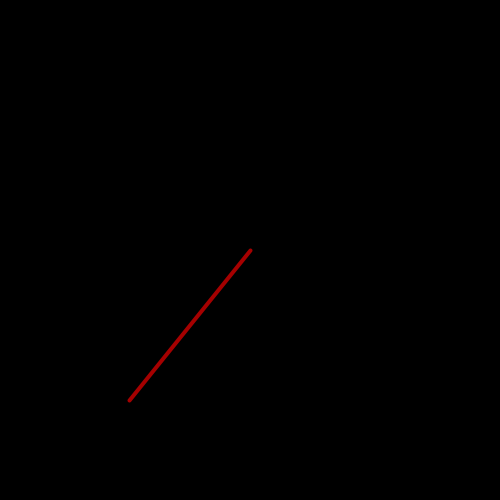
Frame 1 (no input)
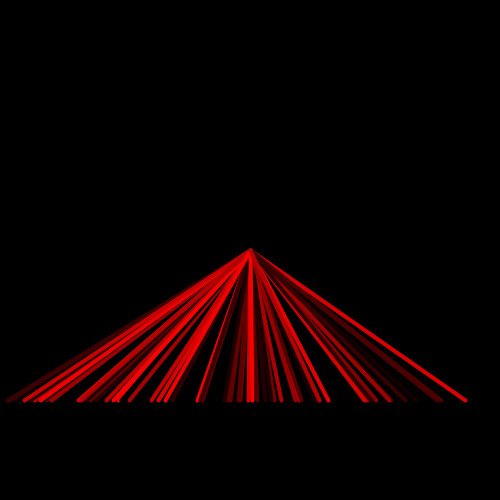
Frame 60 (the mouse pressed at the canvas centre just before this capture)
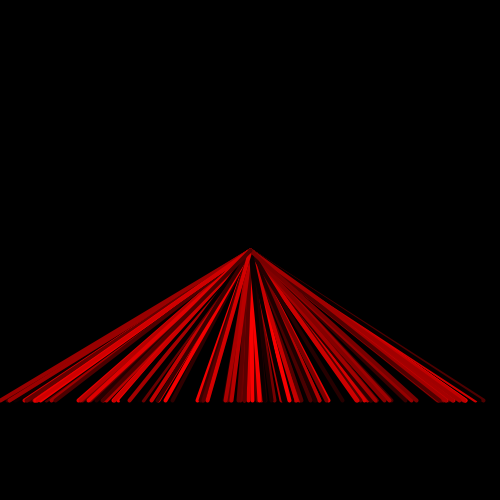
Frame 120 (the mouse held since frame 60 and released just before this capture)

The Processing sketch that drew these frames (run headless with seeded random() and noise(); from frame 60 on, the mouse is pressed at the canvas centre):

// Processing sketch: processing_151894
// ── processing_151894.pde

void setup()
{
  size(500, 500);
  background(0);
  strokeWeight(4);
}

void draw()
{
  stroke(random(256), 0, 0);
  line(250, 250, random(500), 400);
}
